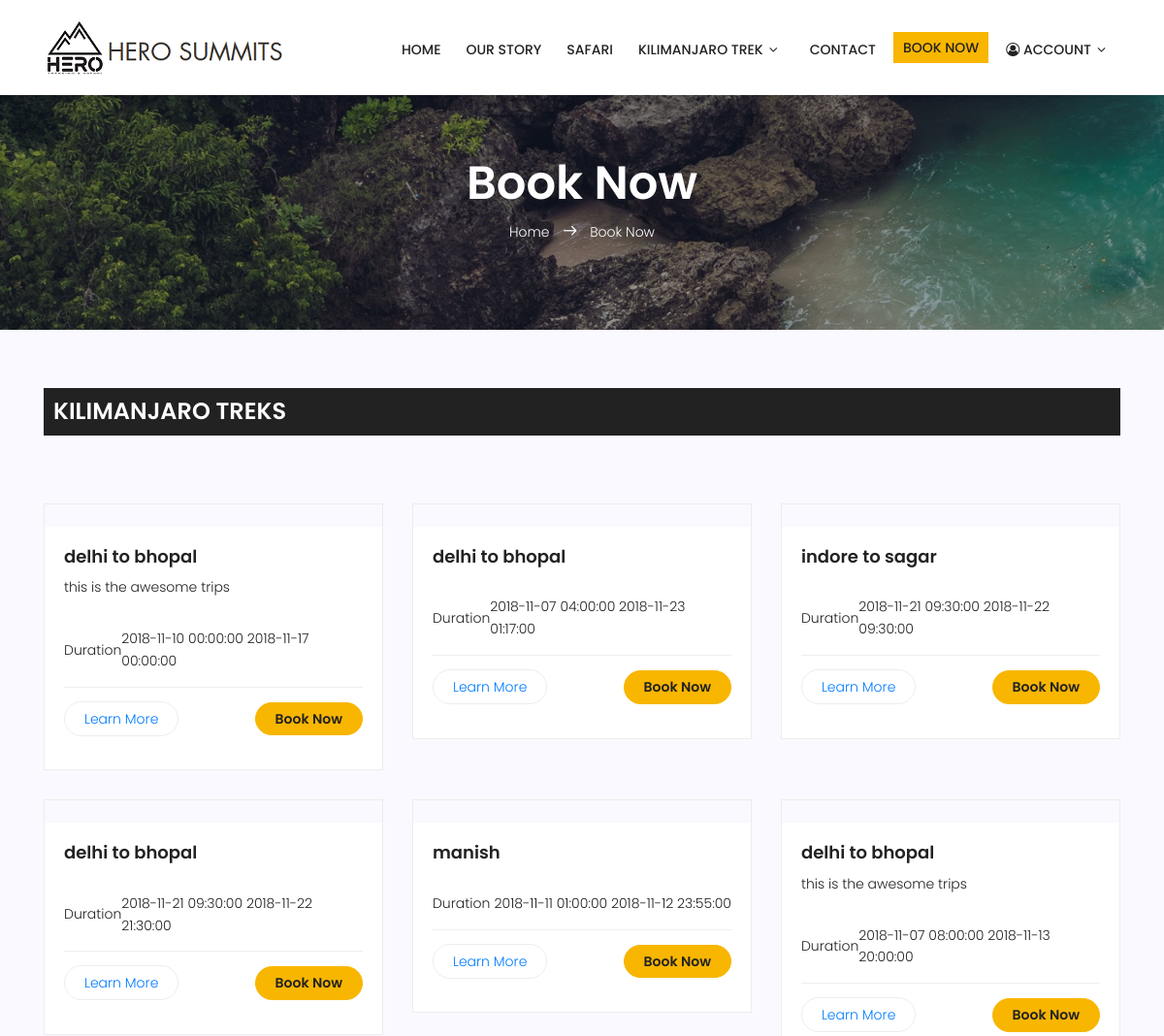
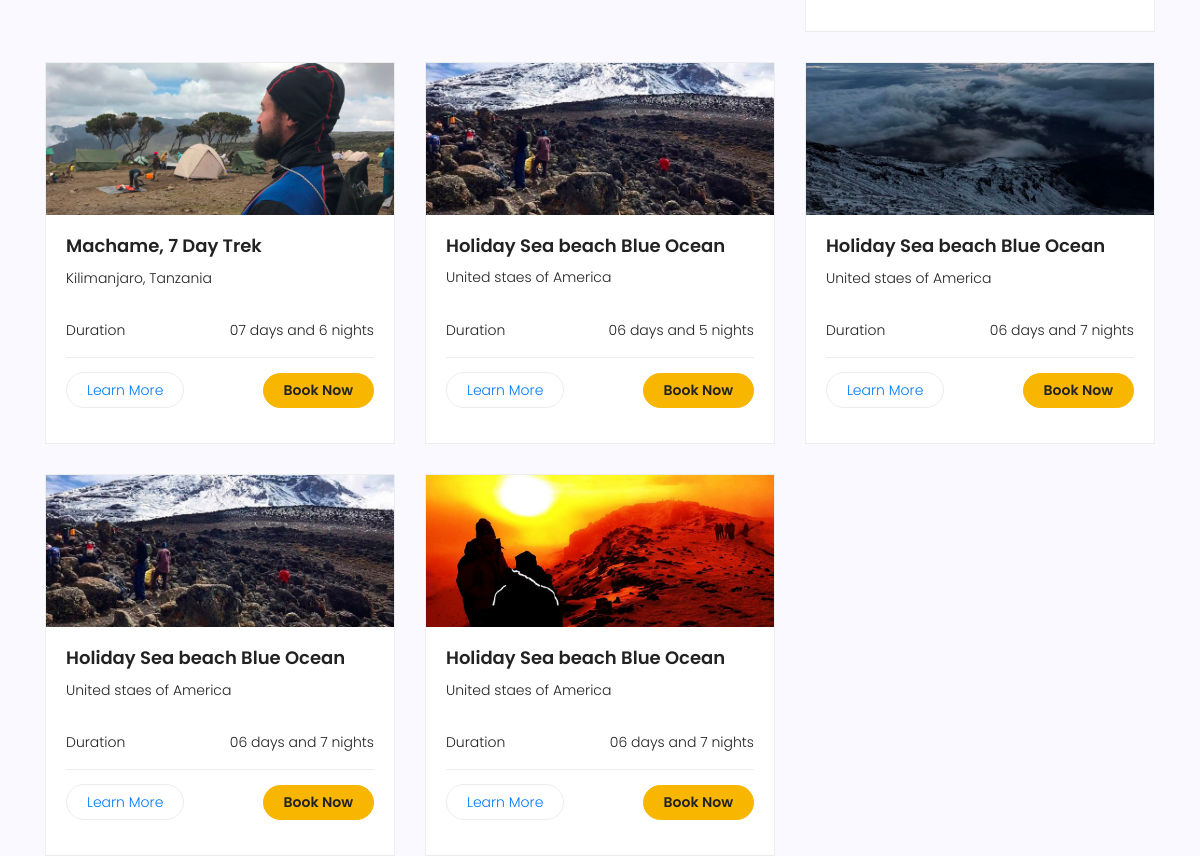
The app's page /index.php/trip_book/trip_show (upper part), older data (2 pictures, top to bottom).
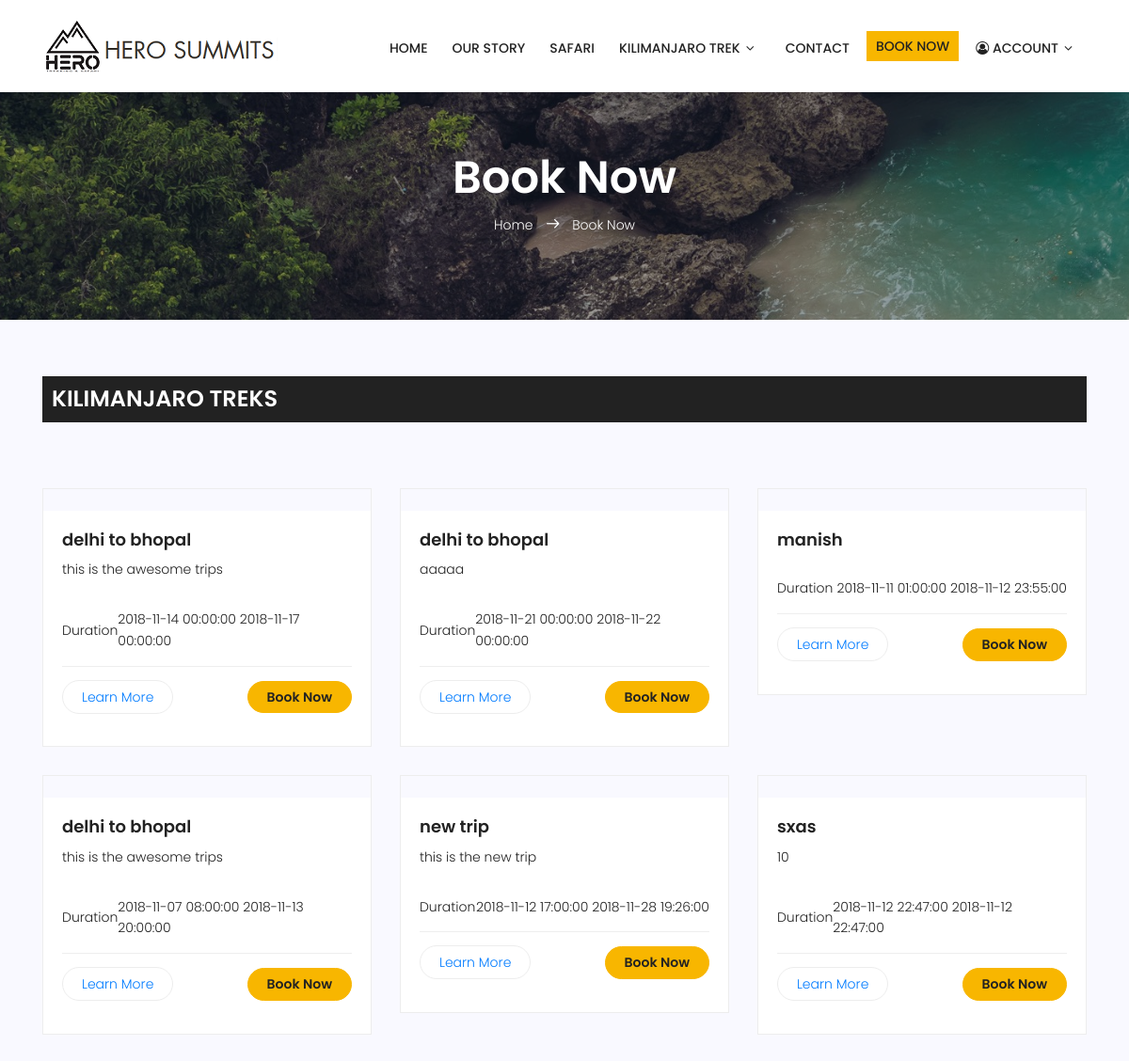
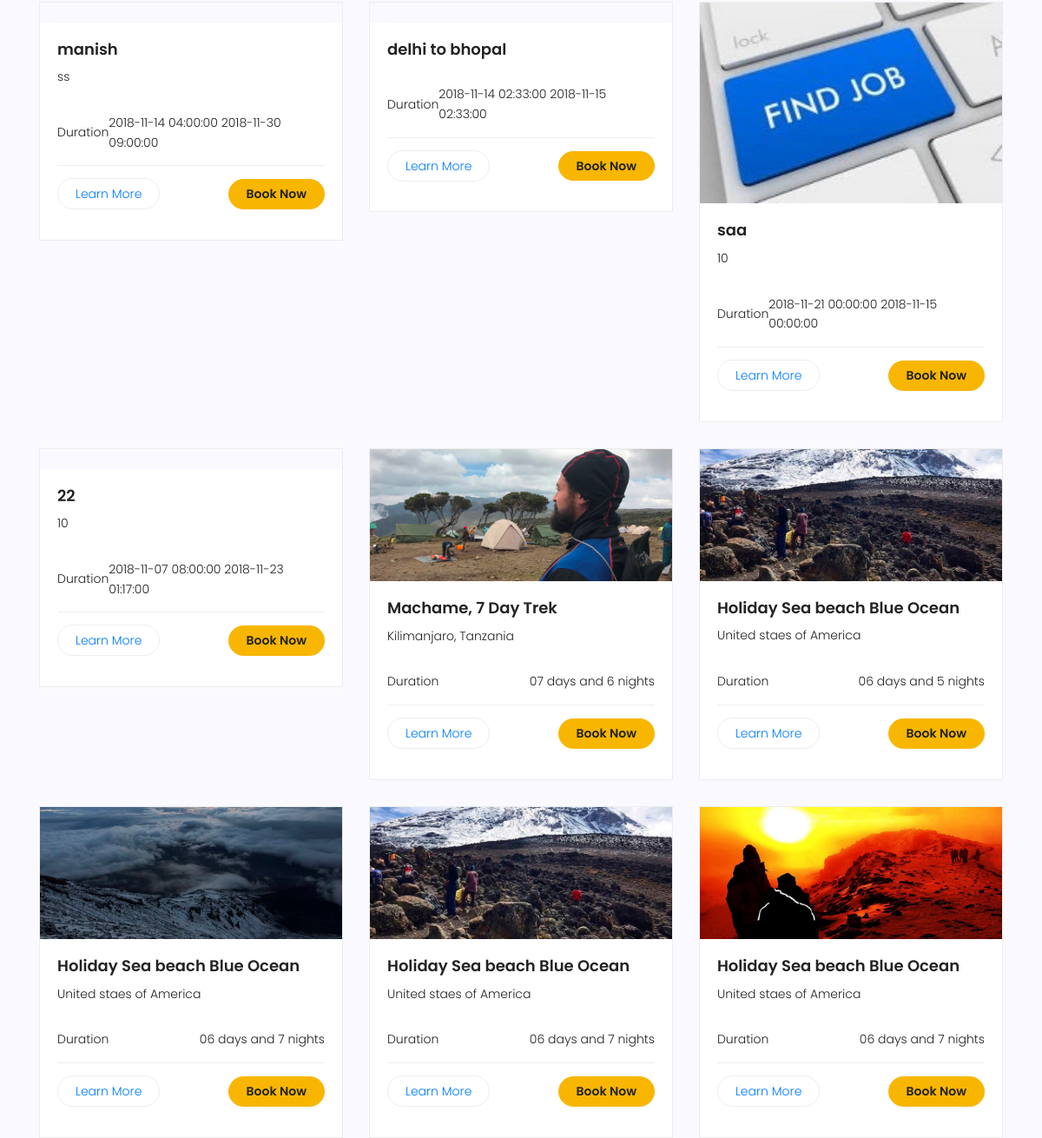
The same page, newer data (2 pictures, top to bottom).
### tables this page shows
CREATE TABLE `trip_table` (
  `id` int(11) NOT NULL,
  `trip_title` varchar(255) NOT NULL,
  `trip_description` varchar(255) DEFAULT NULL,
  `trip_start_date` datetime NOT NULL,
  `trip_end_date` datetime NOT NULL,
  `start_place` varchar(255) DEFAULT NULL,
  `end_place` varchar(255) DEFAULT NULL,
  `trip_extra_date` tinyint(1) NOT NULL DEFAULT '0',
  `extra_price` int(11) DEFAULT '0',
  `person_price` varchar(255) NOT NULL,
  `image` varchar(255) DEFAULT NULL,
  `hotel_price` int(11) DEFAULT NULL,
  `day_count` varchar(255) DEFAULT NULL,
  `picup_price` int(11) DEFAULT NULL,
  `drop_off_price` int(11) DEFAULT NULL,
  `active` int(11) NOT NULL DEFAULT '1',
  `status` int(11) NOT NULL DEFAULT '1',
  `created_by` int(11) NOT NULL,
  `created_date` timestamp NOT NULL DEFAULT CURRENT_TIMESTAMP,
  `updated_date` timestamp NOT NULL DEFAULT '0000-00-00 00:00:00' ON UPDATE CURRENT_TIMESTAMP
);

### application/controllers/Trip_Book.php (called while the page is built, shortened)
<?php
class Trip_Book extends CI_Controller {
        public function __construct()
        {
                $this->load->model('Trip_Book_model');
				$this->load->library('session');
				}
function trip_show(){
   	  $query= $this->db->query('select * from trip_table');
      $all['trip'] =$query->result();
      $this->load->view('book-now',$all);
   }
}

### index.php (called while the page is built, shortened)
<?php
require_once BASEPATH.'core/CodeIgniter.php';

### application/views/book-now.php (the view, shortened to what the changed rows need)
  <?php include('header.php'); ?>
			<section class="about-banner relative">
				<div class="container">
					<div class="row d-flex align-items-center justify-content-center">
						<div class="about-content col-lg-12">
							<h1 class="text-white">
								Book Now
							</h1>
						</div>
					</div>
				</div>
			</section>
			<section class="destinations-area section-gap">
				<div class="container">
				  <div class="row d-flex justify-content-center">
		                <div class="menu-content pb-30 col-lg-12">
		                    <div class="title">
		                        <h1 class="mb-10 trek-title">KILIMANJARO TREKS</h1>
		                      </div>
		                </div>
		            </div>
					<div class="row">
						<?php foreach($trip as $row){?>
						<div class="col-lg-4">
							<div class="single-destinations">
								<div class="thumb">
									<img src="<?php echo base_url()?>uploads/<?php echo $row->image  ?>" alt="">
								</div>
								<div class="details">
									<h4><?php echo $row->trip_title ?></h4>
									<p>
										<?php echo $row->trip_description ?>
									</p>
									<ul class="package-list">
										<li class="d-flex justify-content-between align-items-center">
											<span>Duration</span>
											<span><?php echo $row->trip_start_date ." ". $row->trip_end_date  ?></span>
										</li>
										<li class="d-flex justify-content-between align-items-center">
											<span><a href="#">Learn More</a></span>
											<a href="<?php echo site_url('Trip_book/machame_trek')."/".$row->id; ?>" class="price-btn">Book Now</a>
										</li>
									</ul>
								</div>
							</div>
						</div>
						<?php }?>
					</div>
				</div>
			</section>
<?php include('footer.php'); ?>

Row changes from the older to the newer data that the page shows:
removed trip_table: trip_title "delhi to bhopal", trip_start_date "2018-11-07 04:00:00", trip_end_date "2018-11-23 01:17:00"
removed trip_table: trip_title "indore to sagar", trip_start_date "2018-11-21 09:30:00", trip_end_date "2018-11-22 09:30:00"
changed trip_table (number 1 of 10 on the later page): trip_start_date "2018-11-10 00:00:00" → "2018-11-14 00:00:00"
changed trip_table: trip_description (not shown) → "aaaaa"; trip_start_date "2018-11-21 09:30:00" → "2018-11-21 00:00:00"; trip_end_date "2018-11-22 21:30:00" → "2018-11-22 00:00:00"
added trip_table: trip_title "new trip", trip_description "this is the new trip", trip_start_date "2018-11-12 17:00:00", trip_end_date "2018-11-28 19:26:00"
added trip_table: trip_title "sxas", trip_description "10", trip_start_date "2018-11-12 22:47:00", trip_end_date "2018-11-12 22:47:00"
added trip_table: trip_title "manish", trip_description "ss", trip_start_date "2018-11-14 04:00:00", trip_end_date "2018-11-30 09:00:00"
added trip_table: trip_title "delhi to bhopal", trip_start_date "2018-11-14 02:33:00", trip_end_date "2018-11-15 02:33:00"
added trip_table: image (picture), trip_title "saa", trip_description "10", trip_start_date "2018-11-21 00:00:00", trip_end_date "2018-11-15 00:00:00"
added trip_table: trip_title "22", trip_description "10", trip_start_date "2018-11-07 08:00:00", trip_end_date "2018-11-23 01:17:00"
